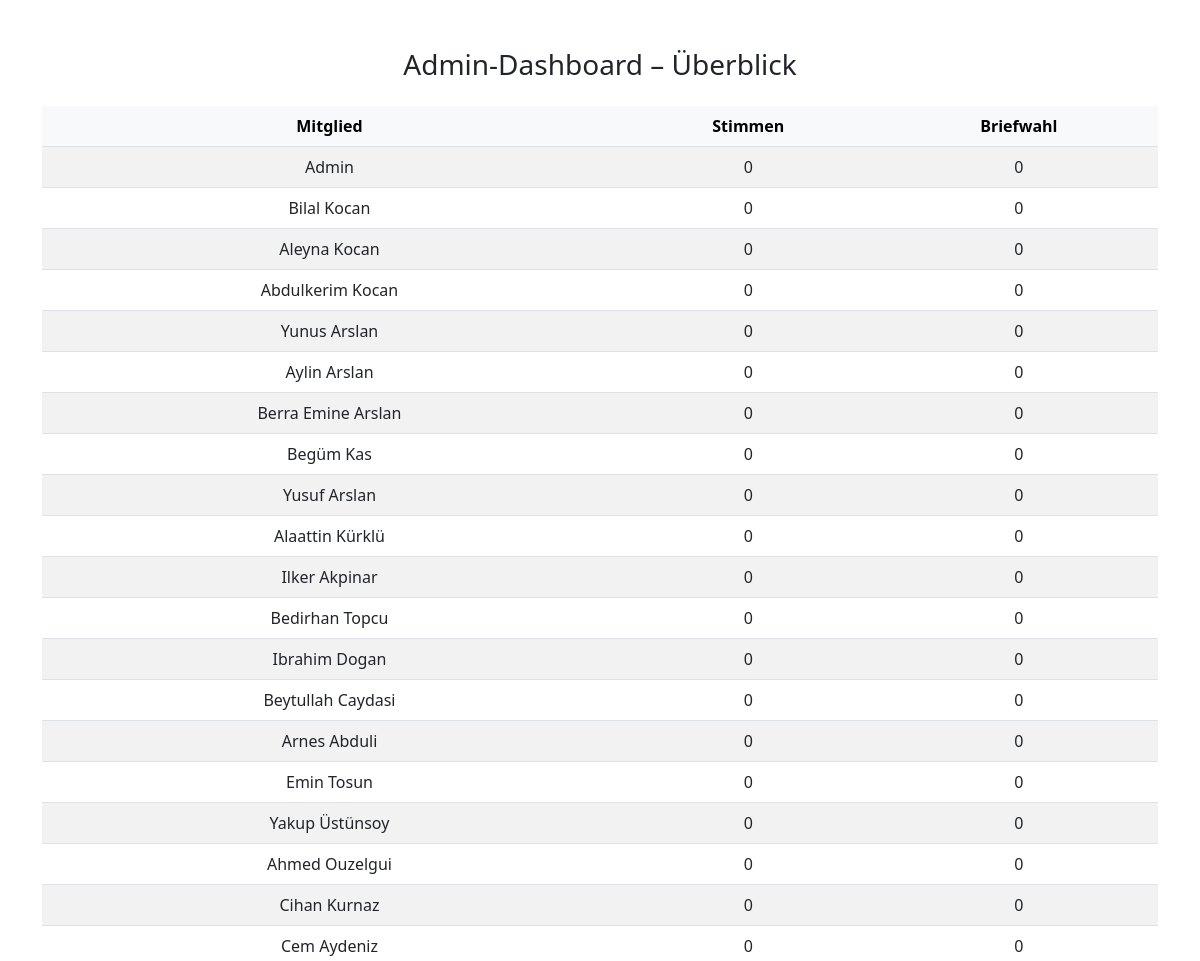
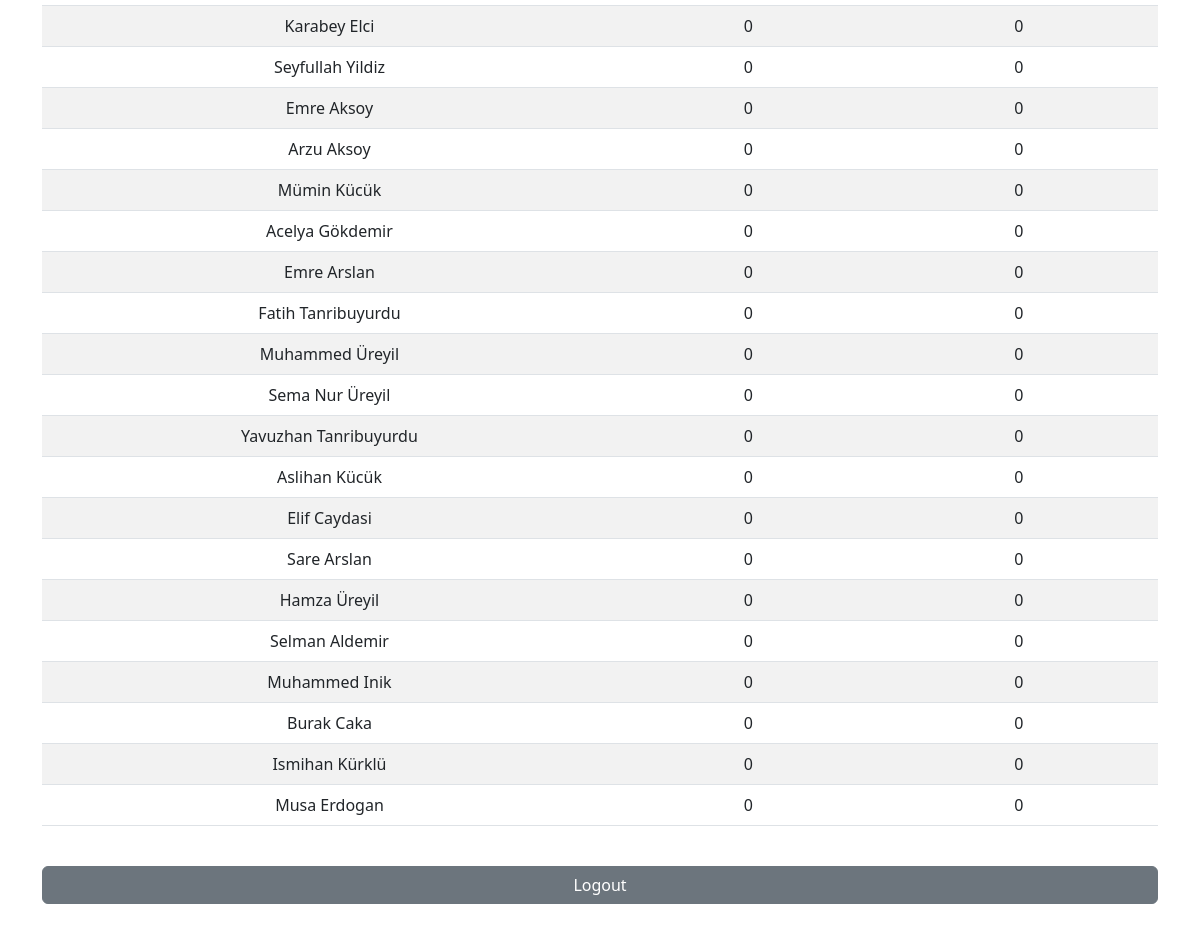
The app's page /dashboard (signed in) with its own data (2 pictures, top to bottom).
### tables this page shows
CREATE TABLE users (
    id INTEGER PRIMARY KEY AUTOINCREMENT,
    name TEXT NOT NULL,
    password TEXT NOT NULL,
    is_admin INTEGER DEFAULT 0
);

### app.py (the view, shortened to what this page needs)
@app.route('/dashboard', methods=['GET', 'POST'])
def dashboard():
    if 'user_id' not in session:
        return redirect(url_for('login'))
    error = None
    try:
        conn = get_db()
        cur = conn.cursor()
        if session.get('is_admin'):
            cur.execute("""
                SELECT users.name, COUNT(entries.id) as total,
                       SUM(entries.briefwahl) as briefwahl
                FROM users LEFT JOIN entries ON users.id = entries.user_id
                GROUP BY users.id
            """)
            summary = cur.fetchall()
            return render_template('admin_dashboard.html', summary=summary)
    except Exception as e:
        return f"<h1>Fehler im Dashboard:</h1><p>{str(e)}</p>"

### app.py (called while the page is built)
def get_db():
    conn = sqlite3.connect(DATABASE)
    conn.row_factory = sqlite3.Row
    return conn

### templates/admin_dashboard.html (shortened to what this page needs)
<!doctype html>
<html lang="de">
<head>
  <link href="https://cdn.jsdelivr.net/npm/bootstrap@5.3.0/dist/css/bootstrap.min.css" rel="stylesheet">
</head>
<body class="container py-5">
  <h3 class="mb-4 text-center">Admin-Dashboard – Überblick</h3>
  <div class="table-responsive">
    <table class="table table-striped align-middle text-center">
      <thead class="table-light">
        <tr>
          <th>Mitglied</th>
          <th>Stimmen</th>
          <th>Briefwahl</th>
        </tr>
      </thead>
      <tbody>
        {% for row in summary %}
        <tr>
          <td>{{ row['name'] }}</td>
          <td>{{ row['total'] or 0 }}</td>
          <td>{{ row['briefwahl'] or 0 }}</td>
        </tr>
        {% endfor %}
      </tbody>
    </table>
  </div>
  <a href="{{ url_for('logout') }}" class="btn btn-secondary w-100 mt-4">Logout</a>
</body>
</html>

### records on screen
users: name "Admin", row "0"
users: name "Bilal Kocan", is_admin "0"
users: name "Aleyna Kocan", is_admin "0"
users: name "Abdulkerim Kocan", is_admin "0"
users: name "Yunus Arslan", is_admin "0"
users: name "Aylin Arslan", is_admin "0"
users: name "Berra Emine Arslan", is_admin "0"
users: name "Begüm Kas", is_admin "0"
users: name "Yusuf Arslan", is_admin "0"
users: name "Alaattin Kürklü", is_admin "0"
users: name "Ilker Akpinar", is_admin "0"
users: name "Bedirhan Topcu", is_admin "0"
users: name "Ibrahim Dogan", is_admin "0"
users: name "Beytullah Caydasi", is_admin "0"
users: name "Arnes Abduli", is_admin "0"
users: name "Emin Tosun", is_admin "0"
users: name "Yakup Üstünsoy", is_admin "0"
users: name "Ahmed Ouzelgui", is_admin "0"
users: name "Cihan Kurnaz", is_admin "0"
users: name "Cem Aydeniz", is_admin "0"
users: name "Karabey Elci", is_admin "0"
users: name "Seyfullah Yildiz", is_admin "0"
users: name "Emre Aksoy", is_admin "0"
users: name "Arzu Aksoy", is_admin "0"
users: name "Mümin Kücük", is_admin "0"
users: name "Acelya Gökdemir", is_admin "0"
users: name "Emre Arslan", is_admin "0"
users: name "Fatih Tanribuyurdu", is_admin "0"
users: name "Muhammed Üreyil", is_admin "0"
users: name "Sema Nur Üreyil", is_admin "0"
users: name "Yavuzhan Tanribuyurdu", is_admin "0"
users: name "Aslihan Kücük", is_admin "0"
users: name "Elif Caydasi", is_admin "0"
users: name "Sare Arslan", is_admin "0"
users: name "Hamza Üreyil", is_admin "0"
users: name "Selman Aldemir", is_admin "0"
users: name "Muhammed Inik", is_admin "0"
users: name "Burak Caka", is_admin "0"
users: name "Ismihan Kürklü", is_admin "0"
users: name "Musa Erdogan", is_admin "0"
